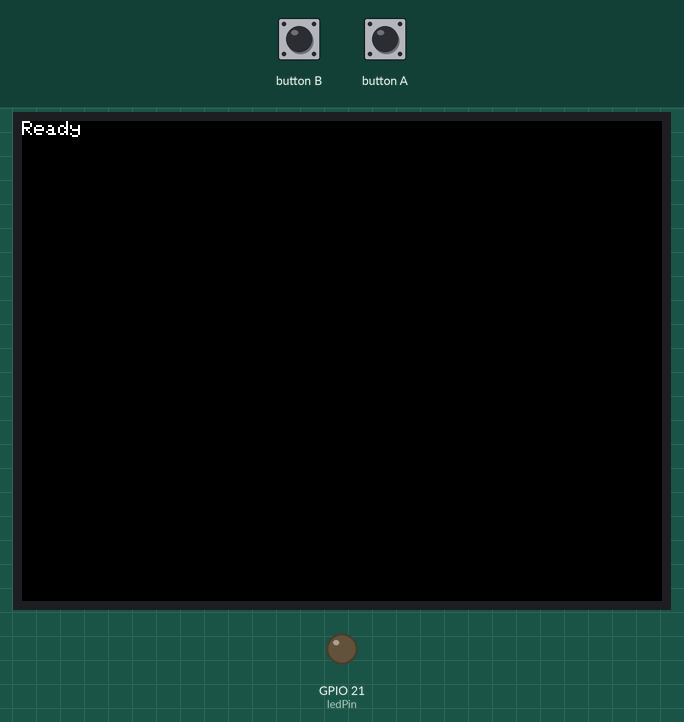
This sketch was run on a simulated ESP32. Shown: 320×240 colour display, output pins drawn as LEDs (lit = HIGH). Inputs (shaded band) come from the test bench. What the sketch prints to the serial monitor is not drawn.

Above: at 1.3 s.
1.4 s: button A pressed for 3.2 s
At 5.5 s:
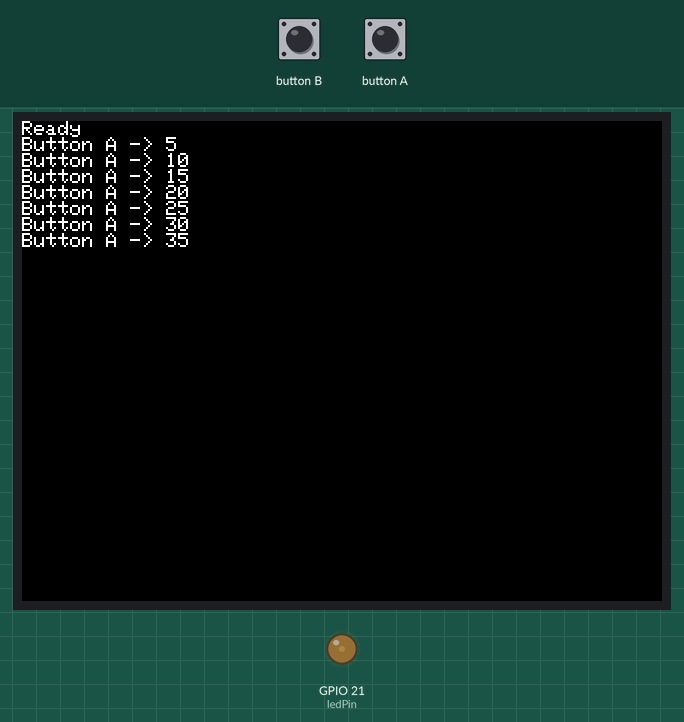
6.1 s: button B pressed for 0.15 s
At 7.3 s:
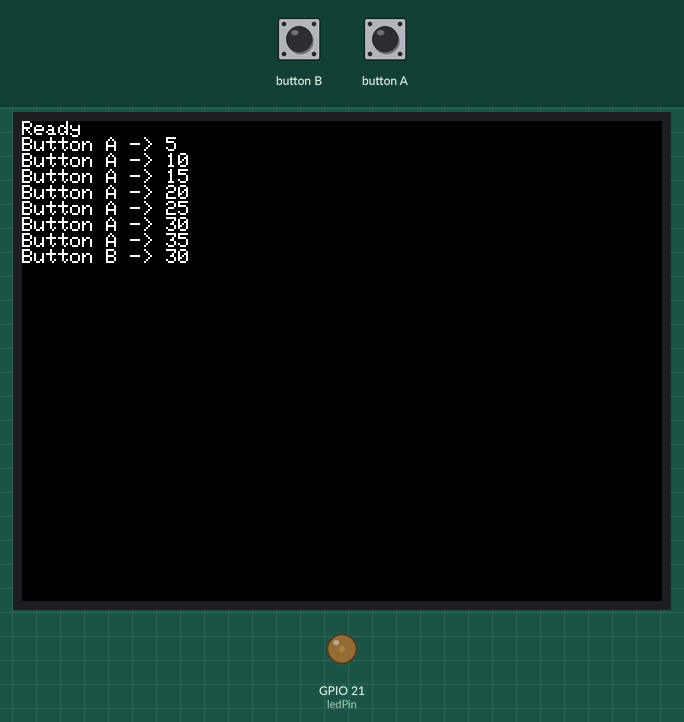
7.7 s: button A pressed for 3.2 s
At 11.5 s:
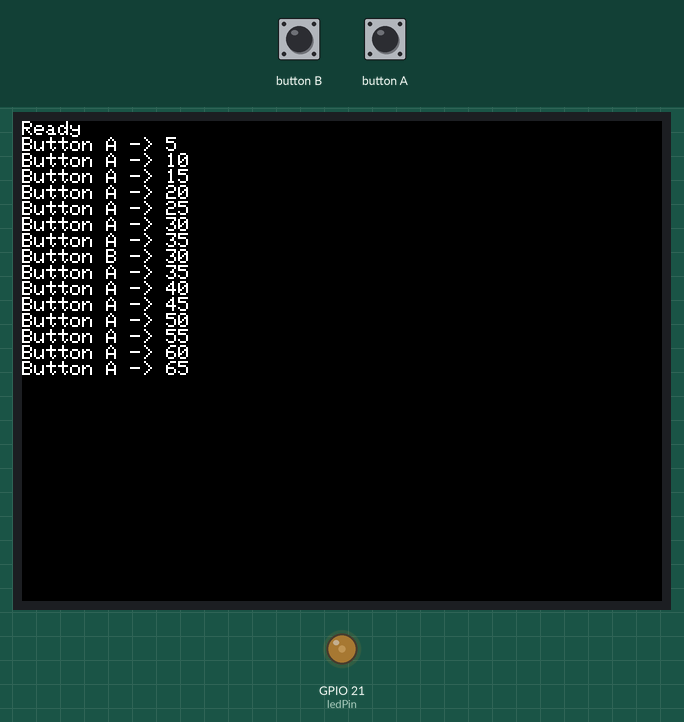
12.4 s: button B pressed for 1 s
At 14.0 s:
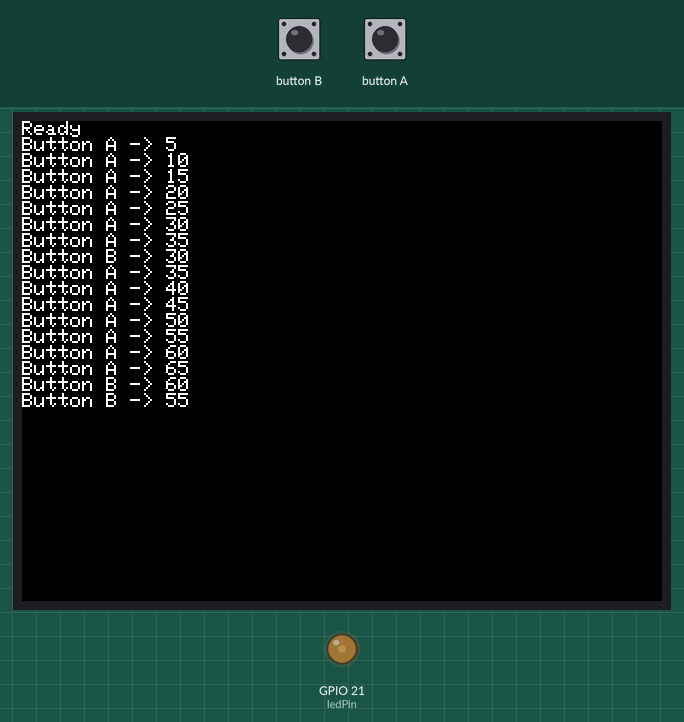
Timing chart, 0 to 15.5 s (numbered marks = the images above; inputs shaded):
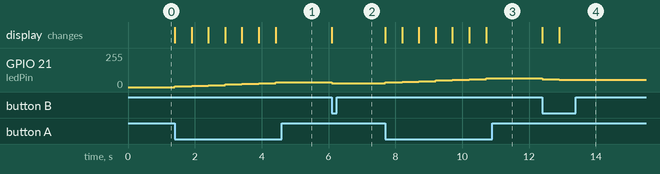

Measured:
- after the input at 1.4 s, GPIO 21 (ledPin): moves from 0/255 to 35/255 over 3.0 s, starting at once; the display: first changes at once (image 1 shows a later state)
- after the input at 6.1 s, GPIO 21 (ledPin): 35/255 → 30/255 at once; the display: changes at once (image 2)
- after the input at 7.7 s, GPIO 21 (ledPin): moves from 30/255 to 65/255 over 3.0 s, starting at once; the display: first changes at once (image 3 shows a later state)
- after the input at 12.4 s, GPIO 21 (ledPin): 65/255 → 60/255 at once, → 55/255 0.50 s later; the display: first changes at once (image 4 shows a later state)

The sketch:

LedTest.ino
```cpp
// vim: set fdm=syntax

#include <M5Stack.h>

/** Info & docs:
 *
 * @see http://forum.m5stack.com/topic/51/lesson-4-2-1-io-ports-the-brightness-of-the-fire
 *
 * List 1. Analog functions for ESP32
 *
 *   - ledcSetup(uint8_t c, uint8_t f, uint8_t r); Sets the number of the channel c, frequency f (Hz) and resolution r (8 bits) for PWM
 *   - ledcAttachPin(uint8_t p, uint8_t c); Assigns the contact p to the channel c
 *   - ledcWrite(uint8_t C, uint8_t d); Sets the value of the filling signal d on channel c
 *   - ledcRead(uint8_t c); Gets the value of the PWM signal of the c channel
*/

int pwmChannel = 1;
int ledPin = 21;
int ledState = 0;
int ledIncrement = 5;
int delayValue = 500;

// cppcheck-suppress unusedFunction
void setup() {

  M5.begin();

  Serial.begin(9600);
  Serial.println("Start");

  M5.Lcd.setBrightness(10);

  ledcSetup(pwmChannel, 10000, 8);
  ledcAttachPin(ledPin, pwmChannel);
  pinMode(ledPin, OUTPUT);

  M5.Lcd.println("Ready");

}

// cppcheck-suppress unusedFunction
void loop() {

  // if (M5.BtnA.isPressed()) {
  if (digitalRead(BUTTON_A_PIN) == LOW) {
    ledState += ledIncrement;
    if (ledState > 255) {
      ledState = 255;
    }
    String s = "Button A -> " + String(ledState);
    M5.Lcd.println(s);
    Serial.println(s);
    ledcWrite(pwmChannel, ledState);
    delay(delayValue);
  }
  // if (M5.BtnB.isPressed()) {
  if (digitalRead(BUTTON_B_PIN) == LOW) {
    ledState -= ledIncrement;
    if (ledState < 1) {
      ledState = 0;
    }
    String s = "Button B -> " + String(ledState);
    M5.Lcd.println(s);
    Serial.println(s);
    ledcWrite(pwmChannel, ledState);
    delay(delayValue);
  }

  /* Simple test:
   * ledcWrite(pwmChannel, 0x55);
   * delay(250);
   * ledcWrite(pwmChannel, 0xaa);
   * delay(250);
   * ledcWrite(pwmChannel, 0xff);
   * delay(250);
   */

}
```
